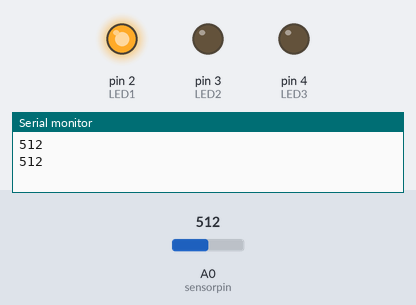
This sketch was run on a simulated Arduino Uno, built with avr-gcc and run on an emulated ATmega328P. Shown: output pins drawn as LEDs (lit = HIGH), the last lines printed to the serial monitor. The inputs (shaded band) are chosen by the test bench; at power-on: A0 (sensorpin) = 512. Pins used as bus, display or sensor lines are not drawn.

Above: at 1.8 s.
1.9 s: A0 (sensorpin) set to 254
3.4 s: A0 (sensorpin) set to 225
At 5.2 s:
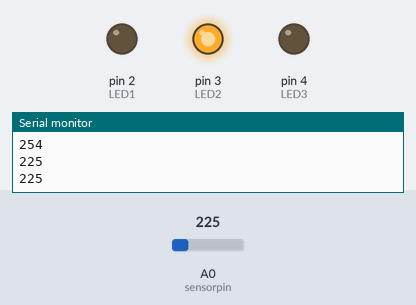
5.5 s: A0 (sensorpin) set to 208
7.2 s: A0 (sensorpin) set to 183
At 8.8 s:
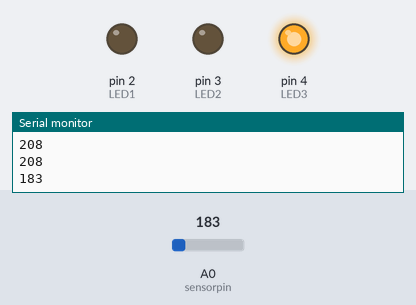
9.5 s: A0 (sensorpin) set to 306
At 11.1 s:
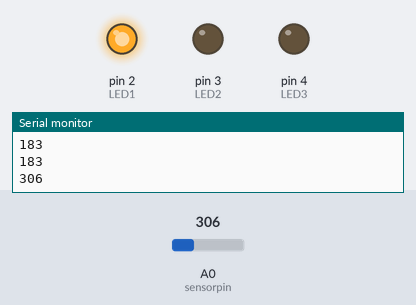
11.6 s: A0 (sensorpin) set to 122
At 13.4 s:
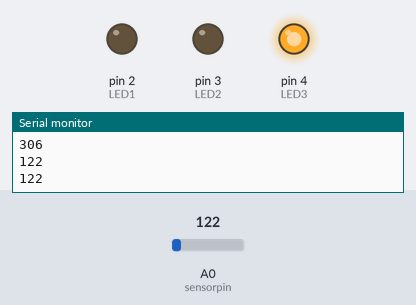
Timing chart, 0 to 14.6 s (numbered marks = the images above; inputs shaded):
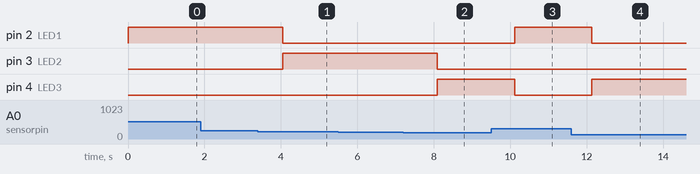

The sketch:

soil_moisture_sensor_cailbration.ino
```cpp
// Arduino soil moisture sensor code

// declare variables for pins
const int sensorpin = A0;
const int sensorpower = 8;
const int LED1 = 2;
const int LED2 = 3;
const int LED3 = 4;

// variable for sensor reading
int sensor;

// delay time between sensor readings (milliseconds)
// this helps prevent the sensor from corroding by
// not leaving it powered on all the time
// (note: the Tinkercad simulation can run slowly,
// you may want to decrease the delay time if running
// this in Tinkercad
const int delayTime = 1000;

// "wet" and "dry" thresholds - these require calibration
int wet = 200;
int dry = 239;

void setup(){ // code that only runs once
  // set pins as outputs
  pinMode(LED1,OUTPUT);
  pinMode(LED2,OUTPUT);
  pinMode(LED3,OUTPUT);
  pinMode(sensorpower,OUTPUT);

  // initialize serial communication
  Serial.begin(9600);
}

void loop(){ // code that loops forever
  // power on sensor and wait briefly
  digitalWrite(sensorpower,HIGH);
  delay(10);
  // take reading from sensor
  sensor = analogRead(sensorpin);
  // turn sensor off to help prevent corrosion
  digitalWrite(sensorpower,LOW);

  // print sensor reading
  Serial.println(sensor);

  // If sensor reading is greater than "wet" threshold,
  // turn on the blue LED. If it is less than the "dry"
  // threshold, turn on the red LED. If it is in between
  // the two values, turn on the yellow LED.
  if(sensor<wet){
    digitalWrite(LED1,LOW);
    digitalWrite(LED2,LOW);
    digitalWrite(LED3,HIGH);
  }
  else if(sensor>dry){
    digitalWrite(LED1,HIGH);
    digitalWrite(LED2,LOW);
    digitalWrite(LED3,LOW);
  }
  else{
    digitalWrite(LED1,LOW);
    digitalWrite(LED2,HIGH);
    digitalWrite(LED3,LOW);
  }

  // wait before taking next reading
  delay(delayTime);

}
```

Measured:
- the behaviour switches between 240 and 239 on A0 (sensorpin) (found by bisection; images 0 and 1)
- the behaviour switches between 200 and 199 on A0 (sensorpin) (found by bisection; images 1 and 2)
- after the input at 3.4 s, pin 2 (LED1): HIGH → LOW after 0.65 s; pin 3 (LED2): LOW → HIGH after 0.65 s
- after the input at 7.2 s, pin 3 (LED2): HIGH → LOW after 0.89 s; pin 4 (LED3): LOW → HIGH after 0.89 s
- after the input at 9.5 s, pin 2 (LED1): LOW → HIGH after 0.61 s; pin 4 (LED3): HIGH → LOW after 0.61 s
- after the input at 11.6 s, pin 2 (LED1): HIGH → LOW after 0.53 s; pin 4 (LED3): LOW → HIGH after 0.53 s
